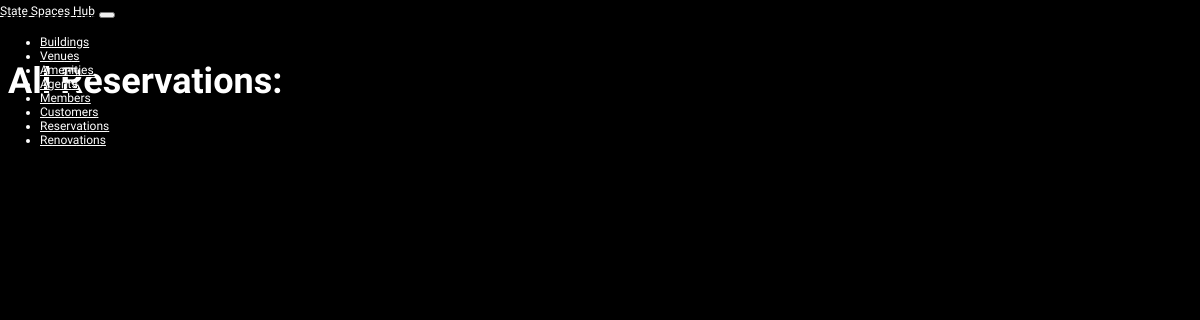
The page /reservation/list on the database as committed earlier.
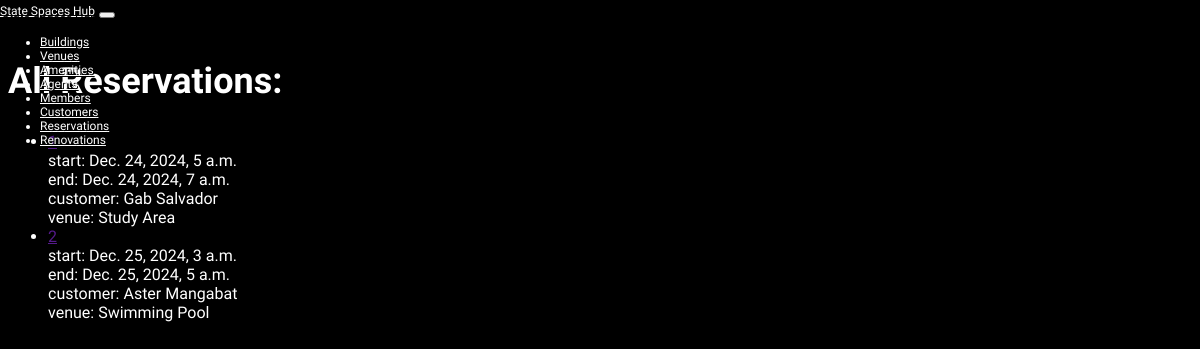
The same page on the database as committed later.
### StateSpacesHub/models.py (models this page shows, shortened)
class Reservation(models.Model):
    customer = models.ForeignKey(Customer, on_delete=models.CASCADE, related_name='reservations')
    venue = models.ForeignKey(Venue, on_delete=models.CASCADE, related_name='reservations')
    start_date_time = models.DateTimeField(null=False)
    end_date_time = models.DateTimeField()
    number_of_participants = models.PositiveIntegerField()

class Customer(models.Model):
    first_name = models.CharField(max_length=255, null=False)
    last_name = models.CharField(max_length=255, null=False)
    middle_initial = models.CharField(max_length=1, null=True, blank=True, default="")
    customer_birthdate = models.DateField(null=True, blank=True,default=None)
    customer_location = models.CharField(max_length=255, null=True, blank=True, default="")
    def __str__(self):
        return f"{self.first_name} {self.last_name}"

class Venue(models.Model):
    STATUS_CHOICES = [
        ("A", "Available"),
        ("R", "Reserved"),
        ("U", "Under Renovation"),
    ]
    building = models.ForeignKey(Building, on_delete=models.CASCADE, related_name='venues')
    venue_name = models.CharField(max_length=255, null=False)
    venue_type = models.CharField(max_length=255, null=True, default="None")
    venue_floor = models.CharField(max_length=50,null=False)
    venue_floor_area = models.PositiveIntegerField(null=False)
    venue_capacity = models.PositiveIntegerField(null=False)
    venue_status = models.CharField(
        max_length=1,
        choices=STATUS_CHOICES,
        default="A"
    )

### StateSpacesHub/views.py (the view)
# urls.py: path('reservation/list', ReservationListView.as_view(), name='reservation'),
class ReservationListView(ListView):
    model = Reservation
    template_name = 'reservation/ReservationList.html'
    context_object_name = 'reservations'

### templates/reservation/ReservationList.html (shortened to what this page needs)
{% extends "base.html" %}
{% load static %}
{% block content %}
  <h2>All Reservations:</h2>
  <ul>
      {% for reservation in reservations %}
        <li><a href = "{{reservation.get_absolute_url}}"> {{ reservation.pk }} </a>
          <br>
          start: {{ reservation.start_date_time }}
          <br>
          end: {{ reservation.end_date_time }}
          <br>
          customer: {{ reservation.customer }}
          <br>
          venue: {{ reservation.venue.venue_name }}
        </li>
      {% endfor %}
  </ul>
{% endblock content %}

### templates/base.html (shortened to what this page needs)
{% load static %}
{% load compress %}
<!DOCTYPE html>
<html lang="en">
  <head>
    {% compress css %}
      <link type="text/x-scss"
            href="{% static 'bootstrap/bootstrap.scss' %}"
            rel="stylesheet"
            media="screen">
    {% endcompress %}
    <link href="https://fonts.cdnfonts.com/css/aileron" rel="stylesheet">
    <link rel="stylesheet" href="{% static 'base.css' %}">
  </head>
  <body>
    <nav class="navbar navbar-expand-lg navbar-light">
      <div class="container">
        <a class="navbar-brand" href="/">State Spaces Hub</a>
        <button class="navbar-toggler"
                type="button"
                data-bs-toggle="collapse"
                data-bs-target="#navbarNav"
                aria-controls="navbarNav"
                aria-expanded="false"
                aria-label="Toggle navigation">
        </button>
        <div class="collapse navbar-collapse" id="navbarNav">
          <ul class="navbar-nav">
            <li class="nav-item">
              <a class="nav-link" href="{% url 'StateSpacesHub:building' %}">Buildings</a>
            </li>
            <li class="nav-item">
              <a class="nav-link" href="{% url 'StateSpacesHub:venue' %}">Venues</a>
            </li>
            <li class="nav-item">
              <a class="nav-link" href="{% url 'StateSpacesHub:amenity' %}">Amenities</a>
            </li>
            <li class="nav-item">
              <a class="nav-link" href="{% url 'StateSpacesHub:agent' %}">Agents</a>
            </li>
            <li class="nav-item">
              <a class="nav-link" href="{% url 'StateSpacesHub:team_member' %}"> Members</a>
            </li>
            <li class="nav-item">
              <a class="nav-link" href="{% url 'StateSpacesHub:customer' %}">Customers</a>
            </li>
            <li class="nav-item">
              <a class="nav-link" href="{% url 'StateSpacesHub:reservation' %}">Reservations</a>
            </li>
            <li class="nav-item">
              <a class="nav-link" href="{% url 'StateSpacesHub:renovation' %}">Renovations</a>
            </li>
          </ul>
        </div>
      </div>
    </nav>
    {% block content %}{% endblock %}
  </body>
</html>

### static/base.css (style rules this page uses)
body { background-color:black; color:white; font-family: Questrial; }
h2 { color: white; font-family: Questrial; font-size: 3vw; margin-top:5vw; }
.navbar { position: fixed; top: 0; left: 0; width: 100%; z-index: 100; }
.navbar li { color:white !important; font-size:1vw; text-shadow: 10px; }
.navbar-light .navbar-nav .nav-link { color: white !important; text-shadow: 1px 1px black; }
.navbar-brand { color: white !important; font-size:1vw; text-shadow: 2px 2px black; }

Rows that differ between the two databases and show on the page:
added Reservation: pk "1", start_date_time "Dec. 24, 2024, 5 a.m.", end_date_time "Dec. 24, 2024, 7 a.m.", customer "Gab Salvador", venue.venue_name "Study Area"
added Reservation: pk "2", start_date_time "Dec. 25, 2024, 3 a.m.", end_date_time "Dec. 25, 2024, 5 a.m.", customer "Aster Mangabat", venue.venue_name "Swimming Pool"
